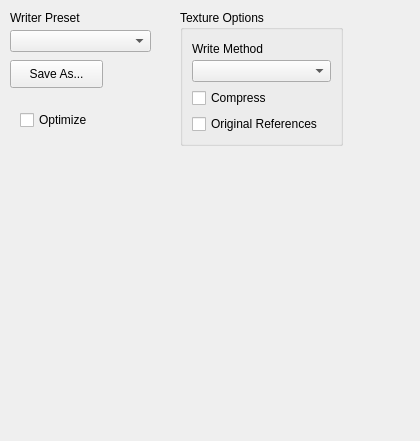
<?xml version="1.0" encoding="UTF-8"?>
<ui version="4.0">
 <class>OsgWriterOptionsPanel</class>
 <widget class="QWidget" name="OsgWriterOptionsPanel">
  <property name="geometry">
   <rect>
    <x>0</x>
    <y>0</y>
    <width>420</width>
    <height>441</height>
   </rect>
  </property>
  <property name="windowTitle">
   <string>OSG Writer Options</string>
  </property>
  <widget class="QCheckBox" name="mOptimize">
   <property name="geometry">
    <rect>
     <x>20</x>
     <y>110</y>
     <width>81</width>
     <height>20</height>
    </rect>
   </property>
   <property name="text">
    <string>Optimize</string>
   </property>
  </widget>
  <widget class="QComboBox" name="mWriterPreset">
   <property name="geometry">
    <rect>
     <x>10</x>
     <y>30</y>
     <width>141</width>
     <height>22</height>
    </rect>
   </property>
  </widget>
  <widget class="QLabel" name="label_2">
   <property name="geometry">
    <rect>
     <x>10</x>
     <y>10</y>
     <width>81</width>
     <height>16</height>
    </rect>
   </property>
   <property name="text">
    <string>Writer Preset</string>
   </property>
  </widget>
  <widget class="QGroupBox" name="groupBox">
   <property name="geometry">
    <rect>
     <x>180</x>
     <y>10</y>
     <width>163</width>
     <height>136</height>
    </rect>
   </property>
   <property name="title">
    <string>Texture Options</string>
   </property>
   <layout class="QVBoxLayout" name="verticalLayout_2">
    <item>
     <layout class="QVBoxLayout" name="verticalLayout">
      <property name="spacing">
       <number>2</number>
      </property>
      <item>
       <widget class="QLabel" name="label">
        <property name="text">
         <string>Write Method</string>
        </property>
       </widget>
      </item>
      <item>
       <widget class="QComboBox" name="mTextureWrite"/>
      </item>
     </layout>
    </item>
    <item>
     <widget class="QCheckBox" name="mCompressTextures">
      <property name="text">
       <string>Compress</string>
      </property>
     </widget>
    </item>
    <item>
     <widget class="QCheckBox" name="mUseOriginalRefs">
      <property name="text">
       <string>Original References</string>
      </property>
     </widget>
    </item>
   </layout>
  </widget>
  <widget class="QPushButton" name="mButtonSaveAs">
   <property name="geometry">
    <rect>
     <x>10</x>
     <y>60</y>
     <width>93</width>
     <height>28</height>
    </rect>
   </property>
   <property name="text">
    <string>Save As...</string>
   </property>
  </widget>
 </widget>
 <resources/>
 <connections/>
</ui>
